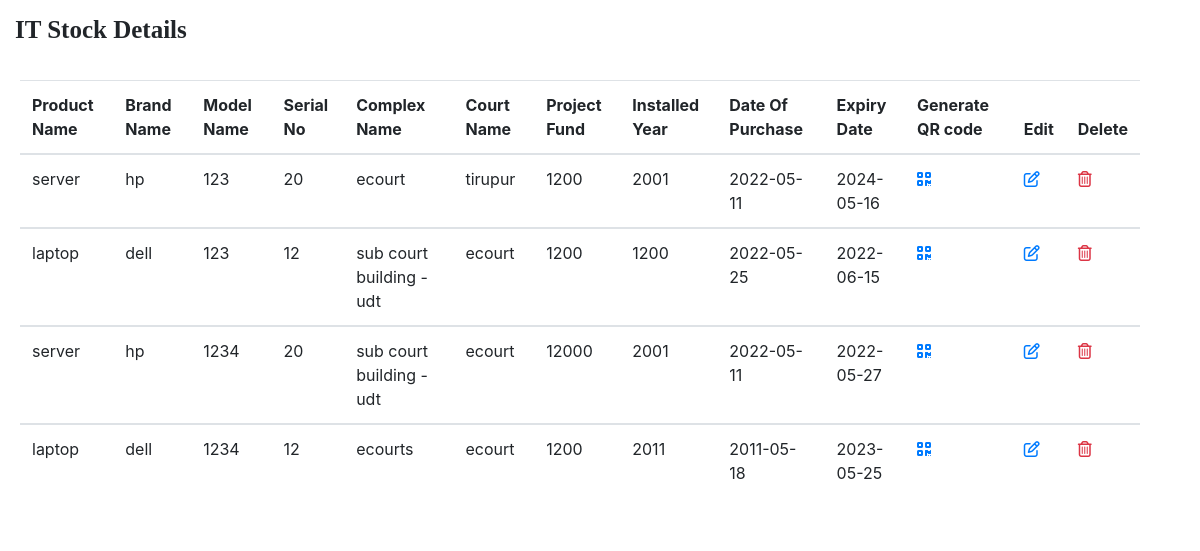
The page /it_stocks_display.php on the database its author committed.
### tables this page shows
CREATE TABLE `itstocks` (
  `IT_Stocks_id` int(255) NOT NULL,
  `Product_Name` varchar(255) NOT NULL,
  `Brand_Name` varchar(255) NOT NULL,
  `Model_Name` varchar(255) NOT NULL,
  `Serial_No` varchar(255) NOT NULL,
  `Complex_Name` varchar(255) NOT NULL,
  `Court_Name` varchar(255) NOT NULL,
  `Project_Fund` varchar(255) NOT NULL,
  `Installed_Year` varchar(255) NOT NULL,
  `DateOfPurchase` date NOT NULL,
  `expiry` date NOT NULL
);

### it_stocks_display.php (the view, shortened to what this page needs)
<?php
require_once "db.php";
$query = "SELECT * FROM itstocks";
$result = mysqli_query($conn, $query);
?>
<!DOCTYPE html>
<html lang="en">
<head>
  <link rel="stylesheet" href="https://cdn.jsdelivr.net/npm/bootstrap@4.6.1/dist/css/bootstrap.min.css">
</head>
<body>
<h2> IT Stock Details</h2>
<div class="container">
  <table class="table table-hover">
    <thead>
  <tr>
<th>Product Name</th>
<th>Brand Name</th>
<th>Model Name</th>
<th>Serial No</th>
<th>Complex Name</th>
<th>Court Name</th>
<th>Project Fund</th>
<th>Installed Year</th>
<th>Date Of Purchase</th>
<th>Expiry Date</th>
<th>Generate QR code</th>
<th>Edit</th>
    <th>Delete</th>
</tr>
   </thead>
<?php
if (mysqli_num_rows($result) > 0) {
  $sn=1;
  while($data = mysqli_fetch_assoc($result)) {
 ?>
  <tbody>
 <tr>
<td><?php echo $data['Product_Name']; ?> </td>
<td><?php echo $data['Brand_Name']; ?> </td>
<td><?php echo $data['Model_Name']; ?> </td>
<td><?php echo $data['Serial_No']; ?> </td>
<td><?php echo $data['Complex_Name']; ?> </td>
<td><?php echo $data['Court_Name']; ?> </td>
<td><?php echo $data['Project_Fund']; ?> </td>
<td><?php echo $data['Installed_Year']; ?> </td>
<td><?php echo $data['DateOfPurchase']; ?> </td>
<td><?php echo $data['expiry']; ?> </td>
 <td><a href="it_stocks_barcode.php?IT_Stocks_id=<?php echo $data['IT_Stocks_id']; ?>"><i class="fa fa-qrcode"></i></td>
<td><a href="it_stocks_update.php?IT_Stocks_id=<?php echo $data['IT_Stocks_id']; ?>"><i class=' far fa-edit'></i></td>
<td><a class="text-danger delete" href="it_stocks_delete.php?IT_Stocks_id=<?php echo $data['IT_Stocks_id']; ?>"><i class='far fa-trash-alt'></i></td>
 </tr>
 </tbody>
 </div>
 <?php
  $sn++;}} else { ?>
    <tr>
     <td colspan="8">No data found</td>
    </tr>
 <?php } ?>
 </body>
 </html>

### it_stocks_display.php (style rules this page uses)
* { box-sizing: border-box; }
.container { margin-top: 25px; border-radius: 10px; background-color: white; padding: 10px 10px; margin-left:10px; }
h2 { margin-top:15px; margin-left:15px; font-family: Georgia, serif; font-size:25px; font-weight:bolder; }

### rows shown on the page
itstocks: Product_Name "server", Brand_Name "hp", Model_Name "123", Serial_No "20", Complex_Name "ecourt", Court_Name "tirupur", Project_Fund "1200", Installed_Year "2001", DateOfPurchase "2022-05-11", expiry "2024-05-16"
itstocks: Product_Name "laptop", Brand_Name "dell", Model_Name "123", Serial_No "12", Complex_Name "sub court building -udt", Court_Name "ecourt", Project_Fund "1200", Installed_Year "1200", DateOfPurchase "2022-05-25", expiry "2022-06-15"
itstocks: Product_Name "server", Brand_Name "hp", Model_Name "1234", Serial_No "20", Complex_Name "sub court building -udt", Court_Name "ecourt", Project_Fund "12000", Installed_Year "2001", DateOfPurchase "2022-05-11", expiry "2022-05-27"
itstocks: Product_Name "laptop", Brand_Name "dell", Model_Name "1234", Serial_No "12", Complex_Name "ecourts", Court_Name "ecourt", Project_Fund "1200", Installed_Year "2011", DateOfPurchase "2011-05-18", expiry "2023-05-25"
